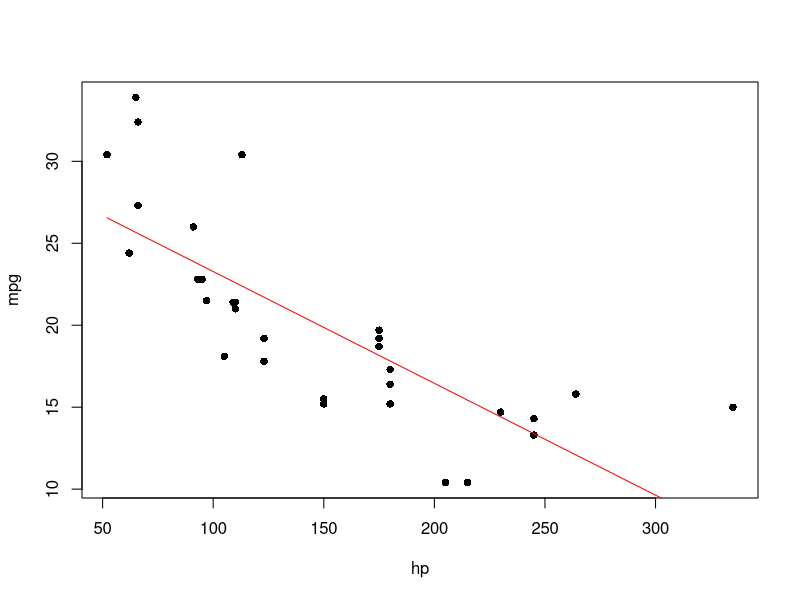
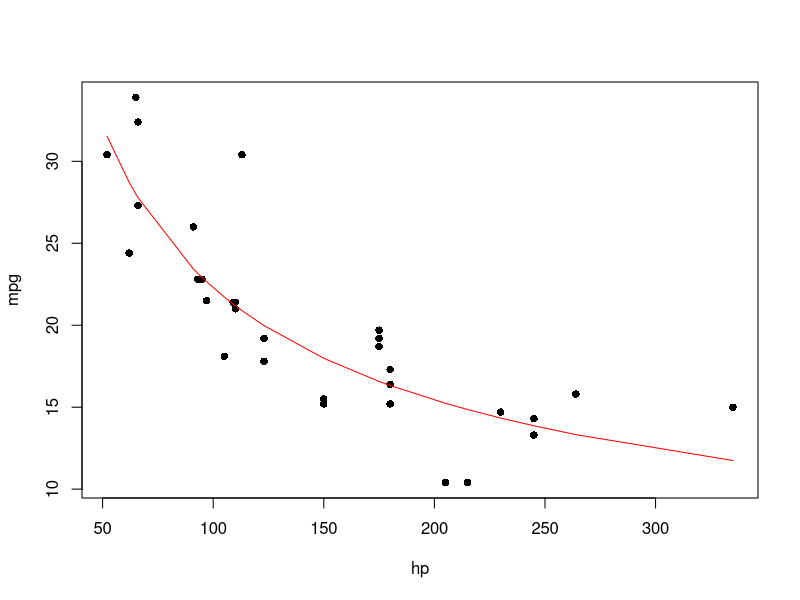
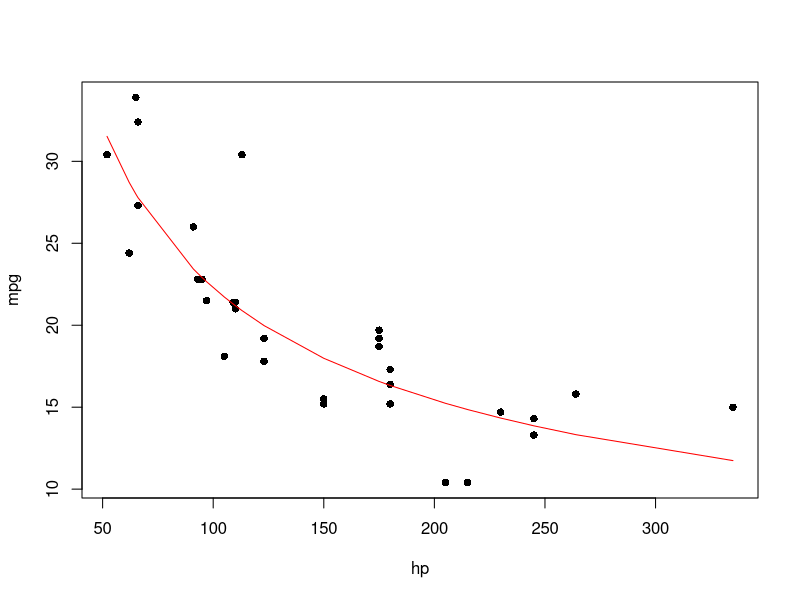
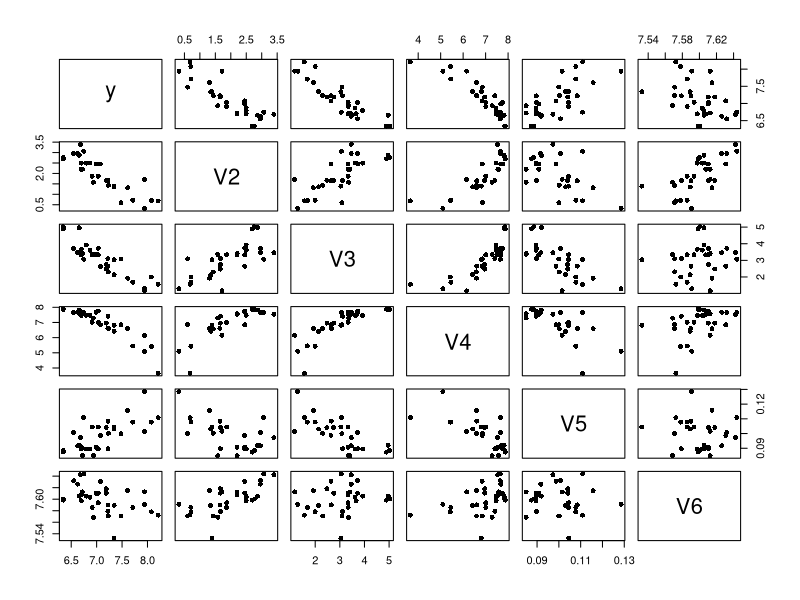

Generate these figures, in order, with R:
# JOHNSON SU DISTRIBUTION


djohnson <- function(x, gamma = 0, delta = 1, xi = 0, lambda = 1) {
    z <- (x - xi) / lambda
    t0 <- delta / (lambda * sqrt(2 * pi))
    t1 <- 1 / sqrt(1 + z ^ 2)
    t2 <- exp(1) ^ (-0.5 * (gamma + delta * asinh(z)) ^ 2)
    (t0 * t1 * t2)
}

pjohnson <- function(q, gamma = 0, delta = 1, xi = 0, lambda = 1) {
    pnorm(gamma + delta * asinh((q - xi) / lambda))
}

qjohnson <- function(p, gamma = 0, delta = 1, xi = 0, lambda = 1) {
    xi + lambda * sinh((qnorm(p) - gamma) / delta)
}

rjohnson <- function(n, gamma = 0, delta = 1, xi = 0, lambda = 1) {
    lambda * sinh((qnorm(runif(n)) - gamma) / delta) + xi
}


# NORMALIZATION


znorm <- function(x) {
    # parameterization
    mu <- mean(x)
    sigma <- sd(x)

    # functions
    normalize <- function(q)
        (q - mu) / sigma
    denormalize <- function(z)
        sigma * z + mu

    # return
    list(normalize = normalize,
         denormalize = denormalize,
         mean = mu,
         sd = sigma,
         x = x,
         z = normalize(x))
}

zjohnson <- function(x) {
    # default parameters
    gdxl <- c(gamma = 0, delta = 1, xi = 0, lambda = 1)

    # parameterization
    opt <- optim(gdxl, function(gdxl) {
        z <- qnorm(pjohnson(x, gdxl[1], gdxl[2], gdxl[3], gdxl[4]))
        suppressWarnings(ks.test(z, "pnorm")$p.value)
    })

    # binding
    gdxl <- opt$par
    zn <- znorm(qnorm(pjohnson(x, gdxl[1], gdxl[2], gdxl[3], gdxl[4])))

    # functions
    normalize <- function(q)
        zn$normalize(qnorm(pjohnson(q, gdxl[1], gdxl[2], gdxl[3], gdxl[4])))
    denormalize <- function(z)
        qjohnson(pnorm(zn$denormalize(z)), gdxl[1], gdxl[2], gdxl[3], gdxl[4])

    # return
    list(normalize = normalize,
         denormalize = denormalize,
         gamma = gdxl[1],
         delta = gdxl[2],
         xi = gdxl[3],
         lambda = gdxl[4],
         x = x,
         z = normalize(x))
}


# JOINT NORMALIZATION


# This process optimizes the linear relationship in a bivariate setting through joint normalization with the Johnson SU distribution.
# lm.johnson <- function(x, y, iterations = 3) {
#     prm <- c(0, 1, 0, 1,
#              0, 1, 0, 1)

#     for (k in 1:iterations) {
#         opt <- optim(prm, function(prm) {
#             gdxl_x <- prm[1:4]
#             gdxl_y <- prm[5:8]

#             xn <- qnorm(pjohnson(x, gdxl_x[1], gdxl_x[2], gdxl_x[3], gdxl_x[4]))
#             yn <- qnorm(pjohnson(y, gdxl_y[1], gdxl_y[2], gdxl_y[3], gdxl_y[4]))

#             tryCatch({
#                 m <- lm(yn ~ xn)
#                 suppressWarnings(ks.test(m$residuals, "pnorm")$p.value)
#             }, error = function(e) {
#                 Inf
#             })
#         })

#         prm <- opt$par
#     }

#     gdxl_x <- prm[1:4]
#     gdxl_y <- prm[5:8]

#     xn <- qnorm(pjohnson(x, gdxl_x[1], gdxl_x[2], gdxl_x[3], gdxl_x[4]))
#     yn <- qnorm(pjohnson(y, gdxl_y[1], gdxl_y[2], gdxl_y[3], gdxl_y[4]))

#     # xi <- seq(min(xn), max(xn), length.out = 300)
#     xi <- xn
#     m <- lm(yn ~ xn)
#     print(summary(m))
#     yi <- predict(m, data.frame(xn = xi))

#     xq <- qjohnson(pnorm(xi), gdxl_x[1], gdxl_x[2], gdxl_x[3], gdxl_x[4])
#     yq <- qjohnson(pnorm(yi), gdxl_y[1], gdxl_y[2], gdxl_y[3], gdxl_y[4])

#     list(x = xq, y = yq)
# }


# TESTING


df <- mtcars[order(mtcars$hp), ]
str(df)

{
    attach(df)

    jhp <- zjohnson(hp)
    jwt <- zjohnson(wt)
    jmpg <- zjohnson(mpg)

    summary(lm(mpg ~ hp))
    summary(lm(log(mpg) ~ log(hp)))
    summary(lm(jmpg$z ~ jhp$z))

    summary(lm(mpg ~ hp + wt))
    summary(lm(log(mpg) ~ log(hp) + log(wt)))
    summary(lm(jmpg$z ~ jhp$z + jwt$z))

    summary(lm(mpg ~ hp + wt + disp + drat + qsec))

    response <- mpg
    predictors <- list(hp, wt, disp, drat, qsec)

    prm <- rep(c(0, 1), 2 * (1 + length(predictors)))
    last <- 1
    better <- TRUE
    while (better) {
        opt <- optim(prm, function(prm) {
            y <- qnorm(pjohnson(response, prm[1], prm[2], prm[3], prm[4]))
            x <- rowSums(sapply(1:length(predictors), function(k) {
                qnorm(pjohnson(predictors[[k]], prm[4 * k + 1], prm[4 * k + 2], prm[4 * k + 3], prm[4 * k + 4]))
            }))
            tryCatch({
                m <- lm(y ~ x)
                summary(m)$coefficients[2, 4]
            }, error = function(e) {
                Inf
            })
        })

        prm <- opt$par
        print(opt$value / last)
        if (0.999 < (opt$value / last)) {
            better <- FALSE
        }
        last <- opt$value
    }
}

with(df, {
    pdf("nlj.pdf", 9, 6)

    plot(hp, mpg, pch = 16)
    lines(hp, lm(mpg ~ hp)$fitted.values, col = "red")

    plot(hp, mpg, pch = 16)
    lines(hp, exp(lm(log(mpg) ~ log(hp))$fitted.values), col = "red")

    jhp <- zjohnson(hp)
    jmpg <- zjohnson(mpg)

    plot(hp, mpg, pch = 16)
    lines(hp, jmpg$denormalize(lm(jmpg$z ~ jhp$z)$fitted.values), col = "red")

    dev.off()
})

{
    pdf("nlj.pdf", 9, 9)

    y <- qnorm(pjohnson(response, prm[1], prm[2], prm[3], prm[4]))
    x <- sapply(1:length(predictors), function(k) {
        qnorm(pjohnson(predictors[[k]], prm[4 * k + 1], prm[4 * k + 2], prm[4 * k + 3], prm[4 * k + 4]))
    })
    mat <- as.data.frame(cbind(y, x))
    m <- lm(y ~ rowSums(x))
    summary(m)

    plot(mat, pch = 16)
    pnorm(y)
    qjohnson(pnorm(y), prm[1], prm[2], prm[3], prm[4])
    mpg_hat <- qjohnson(pnorm(m$fitted.values), prm[1], prm[2], prm[3], prm[4])
    rownames(df)[order(mpg / mpg_hat)]

    dev.off()
}
